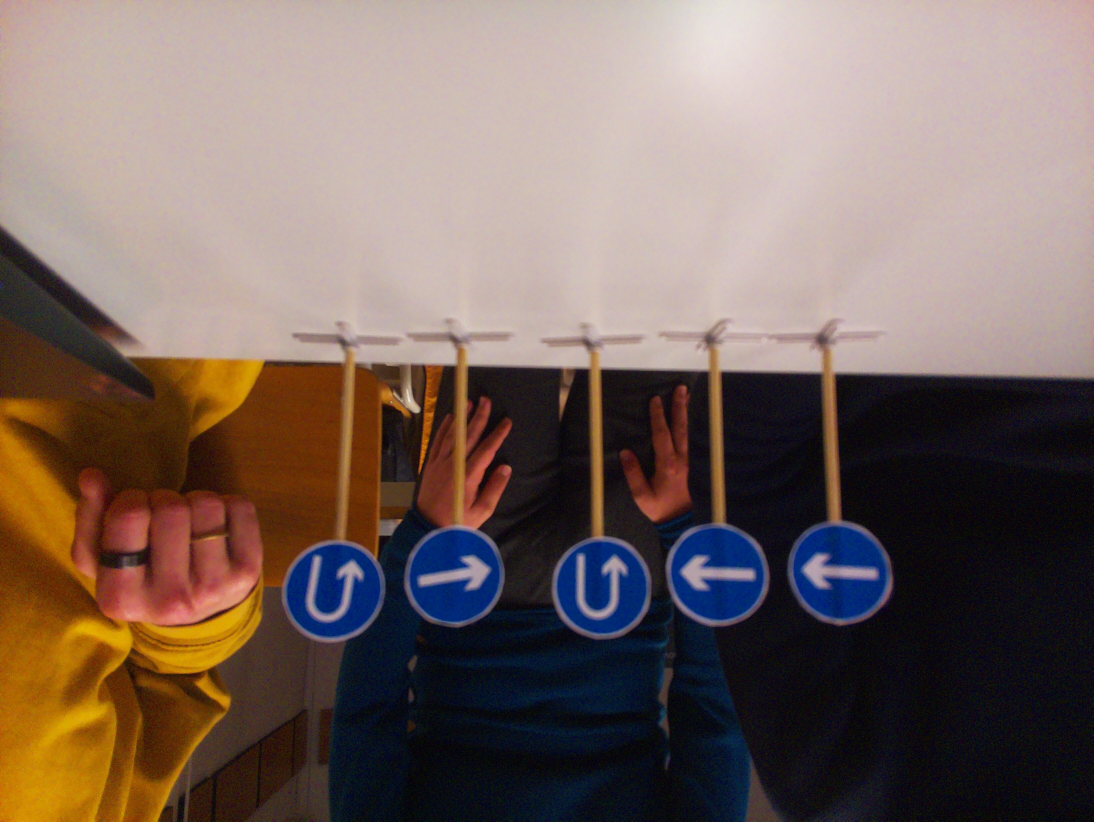
#> input picture real_traffic_signs/a1.jpg, 3280 x 2464 px (shown at 1/3 size)
$ python -i image_processing.py   (imports and definitions only)
#> lines starting #> are read from the running program, lines starting #| are printed output that depends on the picture; after the words box and inside, x2 and y2 are one past the last pixel; in counts of white or black regions, pixels touching at a corner belong together
#> further down, picture is the input picture: shape (2464, 3280, 3); mean B, G, R 95.4, 102.3, 120
import cv2              #type: ignore
import numpy as np

def fix_camera_orientation(frame):
    return cv2.rotate(frame, cv2.ROTATE_180)

# [30 lines left out: functions apply_custom_filter, preprocess_for_model, not called in this run]

def find_sign_region(frame):
    # (This function remains exactly the same as previous step)
    hsv = cv2.cvtColor(frame, cv2.COLOR_BGR2HSV)
#> hsv: shape (2464, 3280, 3); mean H, S, V 53.9, 105.5, 126.7
    lower_blue = np.array([90, 50, 50])
    upper_blue = np.array([140, 255, 255])

    mask = cv2.inRange(hsv, lower_blue, upper_blue)
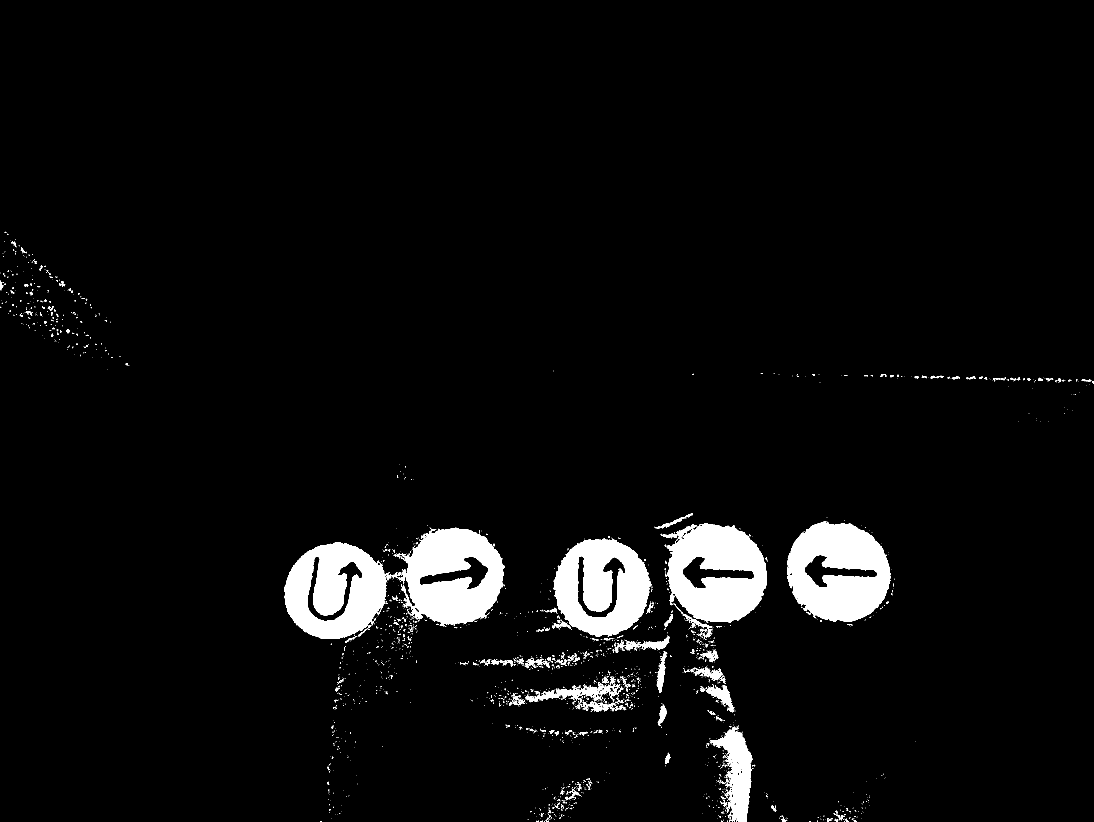
#> mask: shape (2464, 3280) (shown at 1/3 size); 4.4% white; 2355 white regions (2122 under 20 px), largest, box (x1, y1, x2, y2) and area: (2361, 1563, 2672, 1865) 64507, (2000, 1570, 2301, 1868) 61460, (1196, 1583, 1514, 1880) 60329
    kernel = np.ones((5,5), np.uint8)
    mask = cv2.morphologyEx(mask, cv2.MORPH_OPEN, kernel)
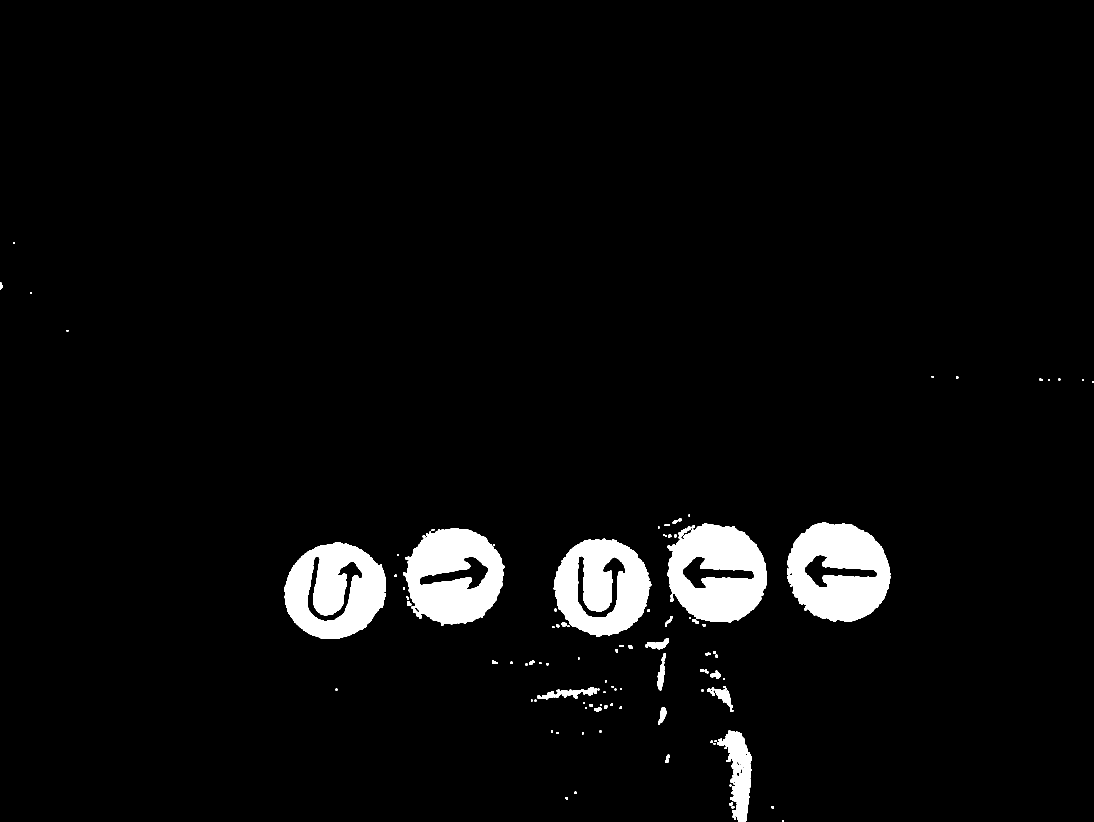
#> mask: shape (2464, 3280) (shown at 1/3 size); 4% white; 115 white regions (1 under 20 px)

    contours, _ = cv2.findContours(mask, cv2.RETR_EXTERNAL, cv2.CHAIN_APPROX_SIMPLE)
#> contours = 115 contours, 26 with area under 20; largest, box (x1, y1, x2, y2) and area: (2361, 1567, 2671, 1865) 71184, (2002, 1571, 2301, 1868) 67765, (853, 1628, 1158, 1917) 67372, (1209, 1584, 1513, 1877) 66059, (1661, 1616, 1954, 1909) 64462

    best_crop = None
    max_area = 0

    for cnt in contours:
        area = cv2.contourArea(cnt)
        if area > 800:
            x, y, w, h = cv2.boundingRect(cnt)
            aspect_ratio = float(w) / h
            if 0.7 < aspect_ratio < 1.3:
                hull = cv2.convexHull(cnt)
                hull_area = cv2.contourArea(hull)
                if hull_area > 0 and (float(area)/hull_area) > 0.8:
                    if area > max_area:
                        max_area = area
                        pad = 10
                        y1 = max(0, y-pad)
                        x1 = max(0, x-pad)
                        y2 = min(frame.shape[0], y+h+pad)
                        x2 = min(frame.shape[1], x+w+pad)
                        best_crop = frame[y1:y2, x1:x2]
#> this loop made 115 passes
#> (area, x, y, w, h, aspect_ratio, hull_area, max_area) on passes 86, 100, 101: (67372, 853, 1628, 305, 289, 1.06, 68655, 67372), (67765, 2002, 1571, 299, 297, 1.01, 70347, 67765), (71184, 2361, 1567, 310, 298, 1.04, 73061.5, 71184)
#> (area, x, y, w, h, aspect_ratio, hull_area) on passes 42, 87, 94: (1339.5, 2145, 2058, 53, 71, 0.746, 2007.5), (64462, 1661, 1616, 293, 293, 1, 66246), (66059, 1209, 1584, 304, 293, 1.04, 70070.5)
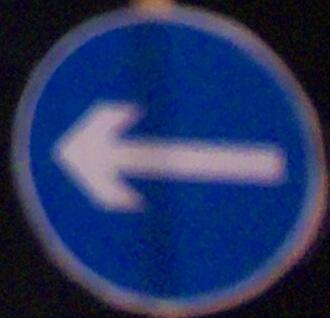
#> best_crop: shape (318, 330, 3); mean B, G, R 96.3, 51.3, 36.7
#> after the loop, max_area = 71184; pad = 10; x1 = 2351; x2 = 2681; y1 = 1557; y2 = 1875
    return best_crop

# [13 lines left out: function decide_action, not called in this run]

>>> import cv2
>>> picture = cv2.imread('../real_traffic_signs/a1.jpg')
>>> result = find_sign_region(picture)

$ run again, on real_traffic_signs/a11.jpg
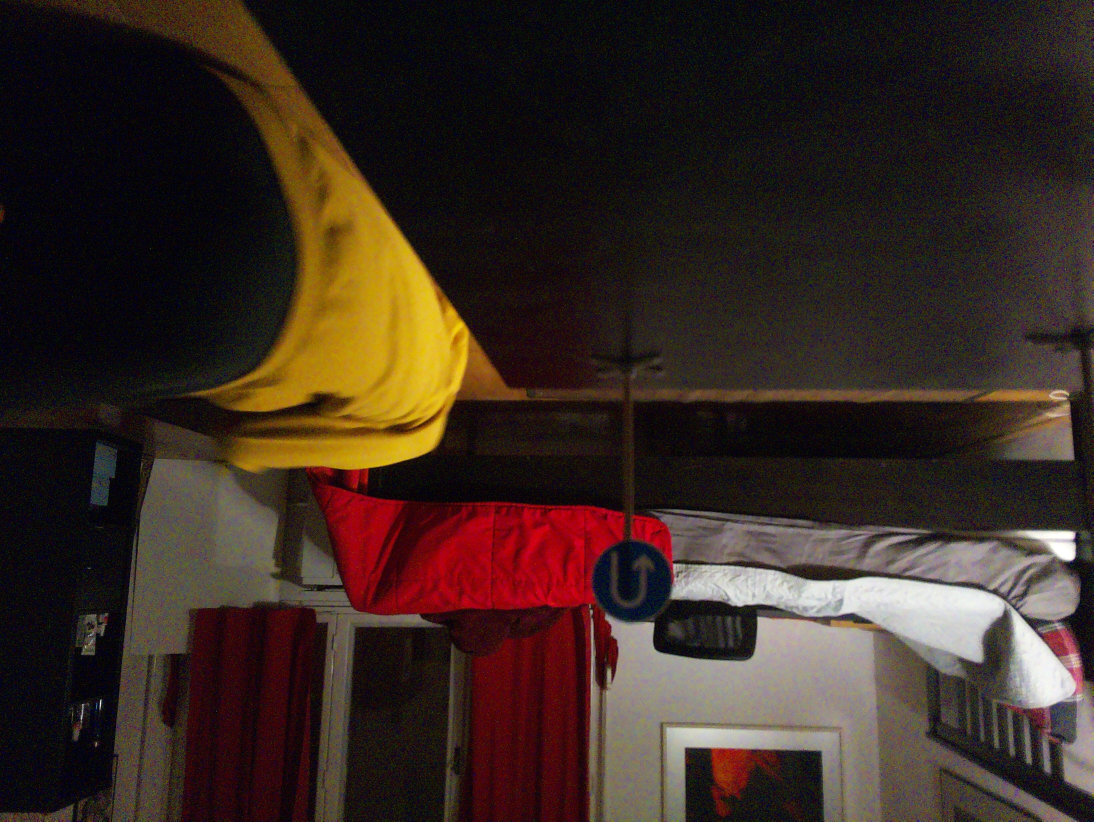
#> input picture real_traffic_signs/a11.jpg, 3280 x 2464 px (shown at 1/3 size)
#> picture is the input picture: shape (2464, 3280, 3); mean B, G, R 34.8, 41.9, 57.2
#> hsv: shape (2464, 3280, 3); mean H, S, V 79.3, 142.8, 60.5
#> in find_sign_region, `mask = cv2.inRange(hsv, lower_blue, upper_blue)`:
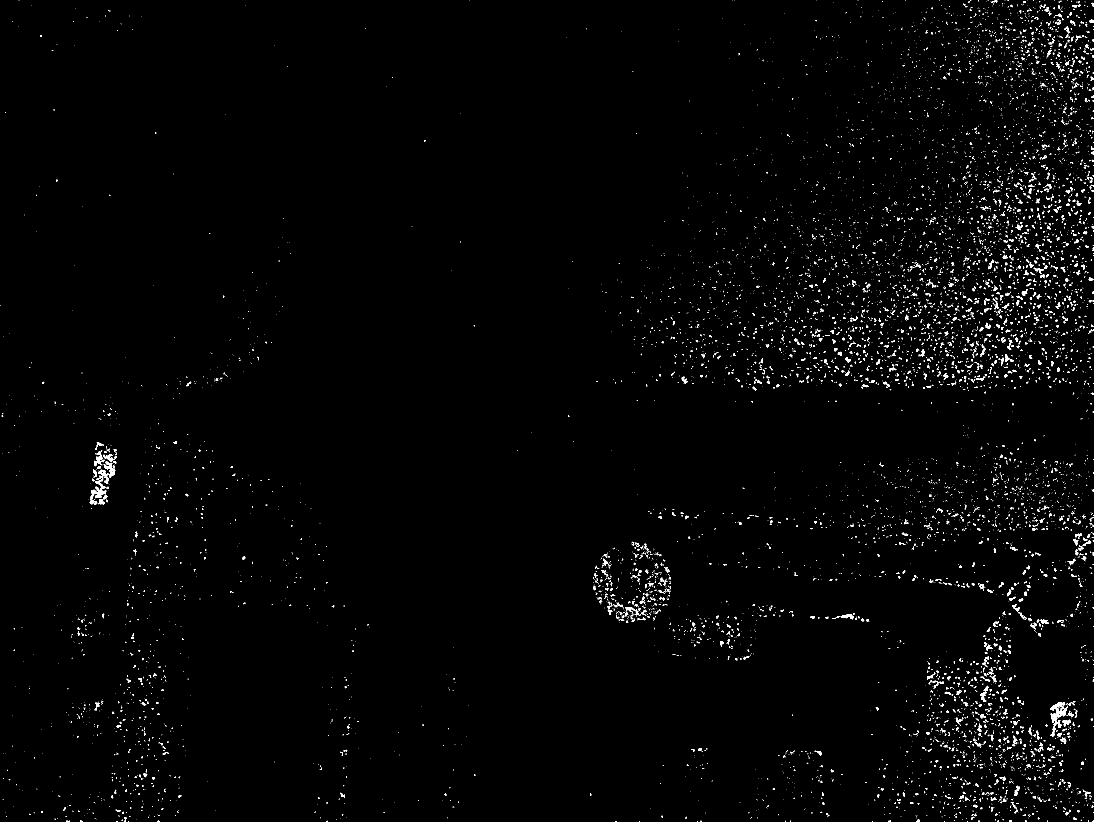
#> mask: shape (2464, 3280) (shown at 1/3 size); 1.1% white; 10023 white regions (8914 under 20 px), largest, box (x1, y1, x2, y2) and area: (3151, 2107, 3204, 2210) 1790, (269, 1438, 319, 1514) 1209, (312, 1384, 346, 1433) 649
#> in find_sign_region, `mask = cv2.morphologyEx(mask, cv2.MORPH_OPEN, kernel)`:
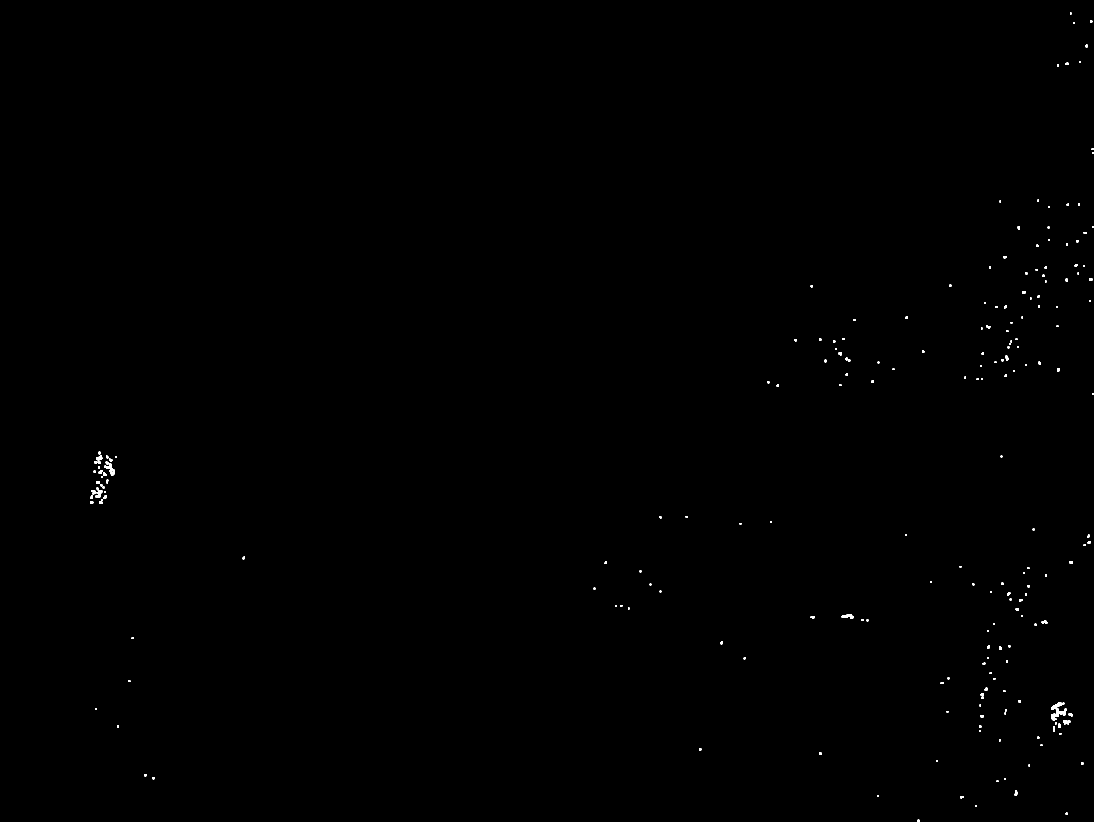
#> mask: shape (2464, 3280) (shown at 1/3 size); 0.14% white; 213 white regions (2 under 20 px)
#> contours = 213 contours, 59 with area under 20; largest, box (x1, y1, x2, y2) and area: (3153, 2107, 3200, 2161) 886, (319, 1391, 344, 1428) 356, (2525, 1842, 2560, 1856) 270, (287, 1463, 308, 1493) 265, (3189, 2161, 3211, 2173) 178
#> the loop in find_sign_region, `for cnt in contours:` made 213 passes
#> (area, x, y, w, h, aspect_ratio, hull_area) on pass 36: (885.5, 3153, 2107, 47, 54, 0.87, 1825)
#> after the loop in find_sign_region, `for cnt in contours:`: max_area = 0

$ run again, on real_traffic_signs/a12.jpg
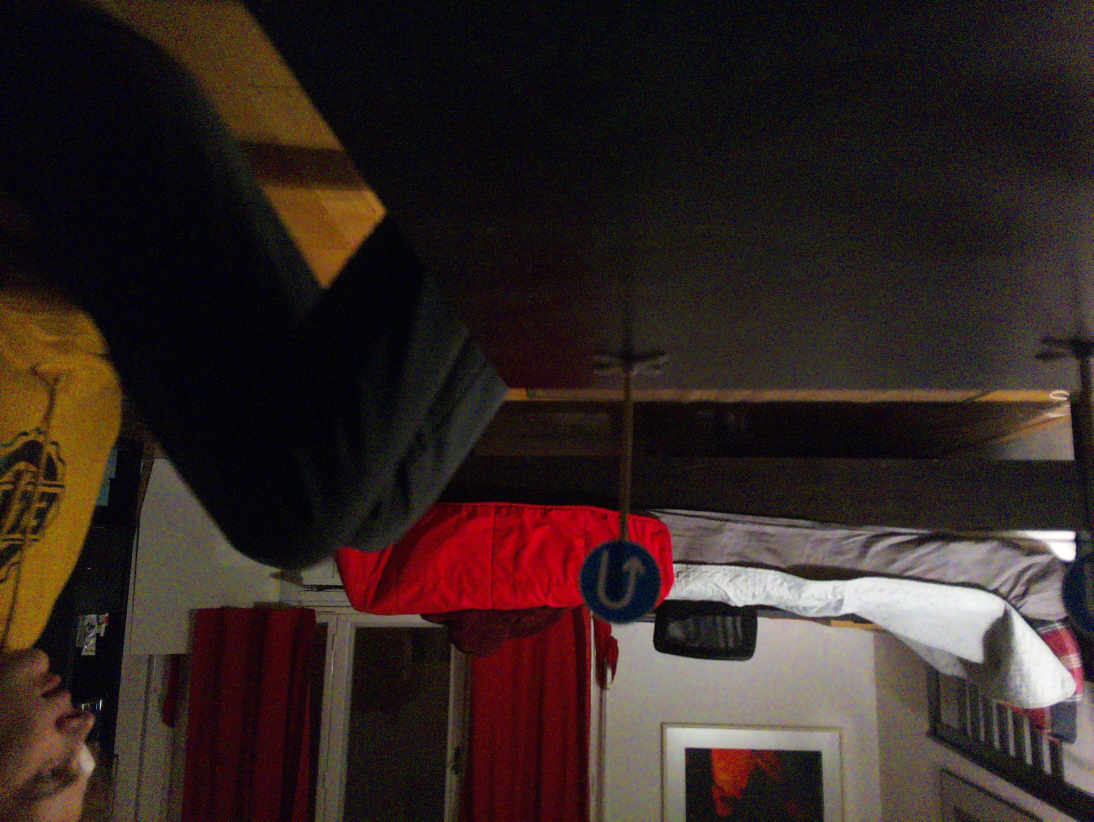
#> input picture real_traffic_signs/a12.jpg, 3280 x 2464 px (shown at 1/3 size)
#> picture is the input picture: shape (2464, 3280, 3); mean B, G, R 34.7, 37.9, 51.5
#> hsv: shape (2464, 3280, 3); mean H, S, V 81.4, 140.5, 55.1
#> in find_sign_region, `mask = cv2.inRange(hsv, lower_blue, upper_blue)`:
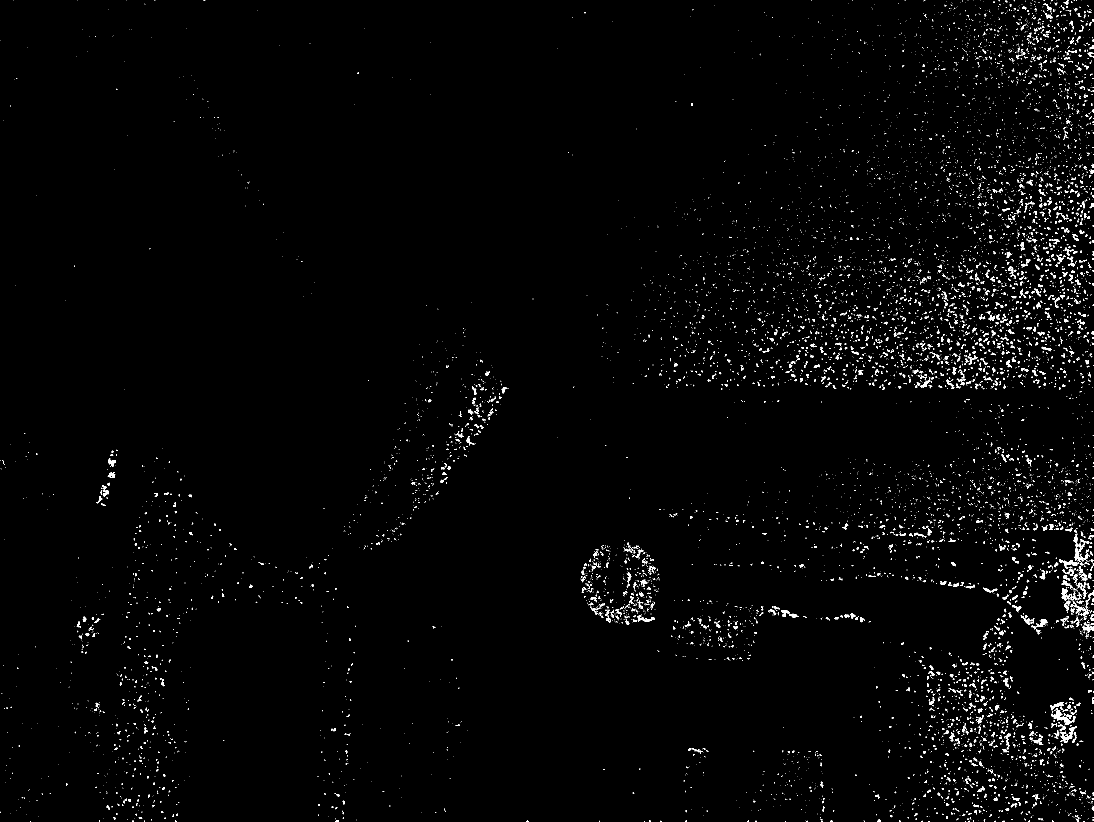
#> mask: shape (2464, 3280) (shown at 1/3 size); 1.3% white; 10799 white regions (9505 under 20 px), largest, box (x1, y1, x2, y2) and area: (3219, 1608, 3269, 1685) 1028, (3153, 2124, 3227, 2176) 981, (3180, 2179, 3230, 2229) 739
#> in find_sign_region, `mask = cv2.morphologyEx(mask, cv2.MORPH_OPEN, kernel)`:
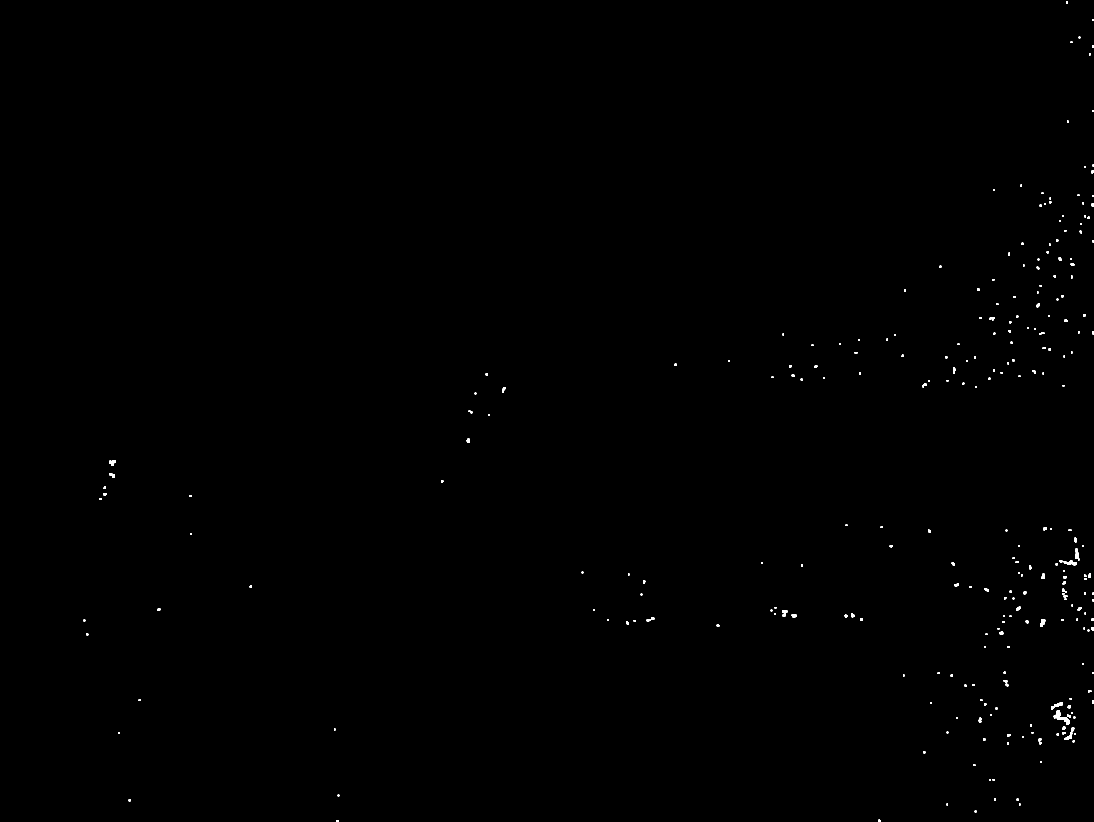
#> mask: shape (2464, 3280) (shown at 1/3 size); 0.17% white; 275 white regions (7 under 20 px)
#> contours = 275 contours, 84 with area under 20; largest, box (x1, y1, x2, y2) and area: (3161, 2131, 3209, 2174) 617, (3191, 1682, 3231, 1696) 291, (3153, 2106, 3189, 2130) 255, (3225, 1645, 3236, 1677) 208, (3120, 1858, 3136, 1880) 192
#> the loop in find_sign_region, `for cnt in contours:` made 275 passes
#> area on passes 1, 2, 6: 20, 25.5, 24.5
#> after the loop in find_sign_region, `for cnt in contours:`: max_area = 0
